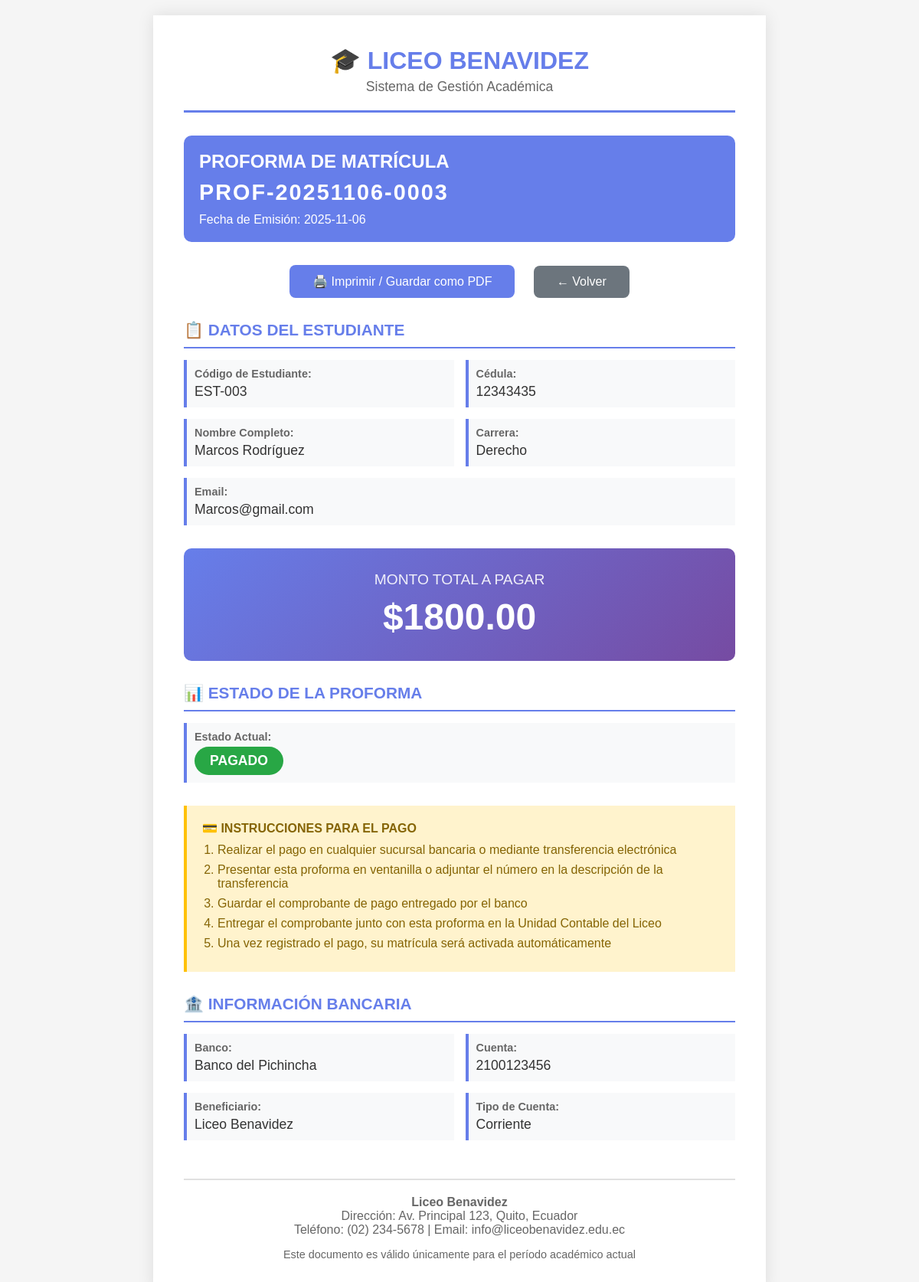
The app's page /proforma/PROF-20251106-0003 with its own data.
### tables this page shows
CREATE TABLE proformas (
            id INTEGER PRIMARY KEY AUTOINCREMENT,
            numero_proforma TEXT UNIQUE NOT NULL,
            id_estudiante INTEGER NOT NULL,
            codigo_estudiante TEXT NOT NULL,
            monto REAL NOT NULL,
            fecha_generacion TIMESTAMP DEFAULT CURRENT_TIMESTAMP,
            estado TEXT DEFAULT 'pendiente',
            FOREIGN KEY (id_estudiante) REFERENCES estudiantes(id)
        );

CREATE TABLE estudiantes (
            id INTEGER PRIMARY KEY AUTOINCREMENT,
            codigo_estudiante TEXT UNIQUE NOT NULL,
            cedula TEXT NOT NULL,
            nombre TEXT NOT NULL,
            apellido TEXT NOT NULL,
            carrera TEXT NOT NULL,
            email TEXT NOT NULL,
            estado_matricula TEXT DEFAULT 'no_matriculado',
            fecha_registro TIMESTAMP DEFAULT CURRENT_TIMESTAMP
        );

### app.py (the view)
@app.route('/proforma/<numero_proforma>')
def ver_proforma(numero_proforma):
    conn = get_db_connection()
    proforma = conn.execute('''
        SELECT p.*, e.nombre, e.apellido, e.cedula, e.carrera, e.email
        FROM proformas p
        JOIN estudiantes e ON p.id_estudiante = e.id
        WHERE p.numero_proforma = ?
    ''', (numero_proforma,)).fetchone()
    conn.close()
    if not proforma:
        flash('❌ Proforma no encontrada', 'error')
        return redirect(url_for('index'))
    return render_template('ver_proforma.html', proforma=proforma)

### database.py (called while the page is built)
def get_db_connection():
    conn = sqlite3.connect(DATABASE)
    conn.row_factory = sqlite3.Row  # Para acceder a columnas por nombre
    return conn

### templates/ver_proforma.html (shortened to what this page needs)
<!DOCTYPE html>
<html lang="es">
<head>
</head>
<body>
    <div class="container">
        <div class="header">
            <h1>🎓 LICEO BENAVIDEZ</h1>
            <p>Sistema de Gestión Académica</p>
        </div>
        <div class="proforma-info">
            <h2>PROFORMA DE MATRÍCULA</h2>
            <div class="proforma-numero">{{ proforma.numero_proforma }}</div>
            <p style="margin-top: 10px;">Fecha de Emisión: {{ proforma.fecha_generacion[:10] }}</p>
        </div>
        <div class="buttons no-print">
            <button onclick="window.print()" class="btn btn-print">🖨️ Imprimir / Guardar como PDF</button>
            <a href="{{ url_for('index') }}" class="btn btn-back">← Volver</a>
        </div>
        <div class="section">
            <h3>📋 DATOS DEL ESTUDIANTE</h3>
            <div class="info-grid">
                <div class="info-item">
                    <label>Código de Estudiante:</label>
                    <div class="value">{{ proforma.codigo_estudiante }}</div>
                </div>
                <div class="info-item">
                    <label>Cédula:</label>
                    <div class="value">{{ proforma.cedula }}</div>
                </div>
                <div class="info-item">
                    <label>Nombre Completo:</label>
                    <div class="value">{{ proforma.nombre }} {{ proforma.apellido }}</div>
                </div>
                <div class="info-item">
                    <label>Carrera:</label>
                    <div class="value">{{ proforma.carrera }}</div>
                </div>
                <div class="info-item" style="grid-column: span 2;">
                    <label>Email:</label>
                    <div class="value">{{ proforma.email }}</div>
                </div>
            </div>
        </div>
        <div class="monto-box">
            <label>MONTO TOTAL A PAGAR</label>
            <div class="monto">${{ "%.2f"|format(proforma.monto) }}</div>
        </div>
        <div class="section">
            <h3>📊 ESTADO DE LA PROFORMA</h3>
            <div class="info-item">
                <label>Estado Actual:</label>
                <div class="value">
                    <span class="estado {{ proforma.estado }}">
                        {{ proforma.estado.upper() }}
                    </span>
                </div>
            </div>
        </div>
        <div class="instrucciones">
            <h4>💳 INSTRUCCIONES PARA EL PAGO</h4>
            <ol>
                <li>Realizar el pago en cualquier sucursal bancaria o mediante transferencia electrónica</li>
                <li>Presentar esta proforma en ventanilla o adjuntar el número en la descripción de la transferencia</li>
                <li>Guardar el comprobante de pago entregado por el banco</li>
                <li>Entregar el comprobante junto con esta proforma en la Unidad Contable del Liceo</li>
                <li>Una vez registrado el pago, su matrícula será activada automáticamente</li>
            </ol>
        </div>
        <div class="section">
            <h3>🏦 INFORMACIÓN BANCARIA</h3>
            <div class="info-grid">
                <div class="info-item">
                    <label>Banco:</label>
                    <div class="value">Banco del Pichincha</div>
                </div>
                <div class="info-item">
                    <label>Cuenta:</label>
                    <div class="value">2100123456</div>
                </div>
                <div class="info-item">
                    <label>Beneficiario:</label>
                    <div class="value">Liceo Benavidez</div>
                </div>
                <div class="info-item">
                    <label>Tipo de Cuenta:</label>
                    <div class="value">Corriente</div>
                </div>
            </div>
        </div>
        <div class="footer">
            <p><strong>Liceo Benavidez</strong></p>
            <p>Dirección: Av. Principal 123, Quito, Ecuador</p>
            <p>Teléfono: (02) 234-5678 | Email: info@liceobenavidez.edu.ec</p>
            <p style="margin-top: 15px; font-size: 0.9em;">
                Este documento es válido únicamente para el período académico actual
            </p>
        </div>
    </div>
</body>
</html>

### templates/ver_proforma.html (style rules this page uses)
* { margin: 0; padding: 0; box-sizing: border-box; }
body { font-family: 'Arial', sans-serif; background: #f5f5f5; padding: 20px; }
.container { max-width: 800px; margin: 0 auto; background: white; padding: 40px; box-shadow: 0 0 20px rgba(0,0,0,0.1); }
.header { text-align: center; border-bottom: 3px solid #667eea; padding-bottom: 20px; margin-bottom: 30px; }
.header h1 { color: #667eea; font-size: 2em; margin-bottom: 5px; }
.header p { color: #666; font-size: 1.1em; }
.proforma-info { background: #667eea; color: white; padding: 20px; border-radius: 10px; margin-bottom: 30px; }
.proforma-info h2 { font-size: 1.5em; margin-bottom: 10px; }
.proforma-numero { font-size: 1.8em; font-weight: bold; letter-spacing: 2px; }
.section { margin-bottom: 30px; }
.section h3 { color: #667eea; border-bottom: 2px solid #667eea; padding-bottom: 10px; margin-bottom: 15px; font-size: 1.3em; }
.info-grid { display: grid; grid-template-columns: 1fr 1fr; gap: 15px; }
.info-item { padding: 10px; background: #f8f9fa; border-left: 4px solid #667eea; }
.info-item label { display: block; font-weight: bold; color: #666; font-size: 0.9em; margin-bottom: 5px; }
.info-item .value { font-size: 1.1em; color: #333; }
.monto-box { background: linear-gradient(135deg, #667eea 0%, #764ba2 100%); color: white; padding: 30px; border-radius: 10px; text-align: center; margin: 30px 0; }
.monto-box label { font-size: 1.2em; display: block; margin-bottom: 10px; opacity: 0.9; }
.monto-box .monto { font-size: 3em; font-weight: bold; }
.estado { display: inline-block; padding: 8px 20px; border-radius: 20px; font-weight: bold; font-size: 1em; }
.estado.pagado { background: #28a745; color: white; }
.footer { margin-top: 50px; padding-top: 20px; border-top: 2px solid #e0e0e0; text-align: center; color: #666; }
.instrucciones { background: #fff3cd; border-left: 4px solid #ffc107; padding: 20px; margin: 30px 0; }
.instrucciones h4 { color: #856404; margin-bottom: 10px; }
.instrucciones ol { margin-left: 20px; }
.instrucciones li { margin: 8px 0; color: #856404; }
.buttons { text-align: center; margin: 30px 0; }
.btn { display: inline-block; padding: 12px 30px; margin: 0 10px; border: none; border-radius: 8px; font-size: 1em; cursor: pointer; text-decoration: none; transition: all 0.3s; }
.btn-print { background: #667eea; color: white; }
.btn-back { background: #6c757d; color: white; }

### records on screen
proformas: numero_proforma "PROF-20251106-0003", fecha_generacion "2025-11-06", codigo_estudiante "EST-003", monto "1800.00", estado "PAGADO"
estudiantes: cedula "12343435", nombre "Marcos", apellido "Rodríguez", carrera "Derecho", email "Marcos@gmail.com"
